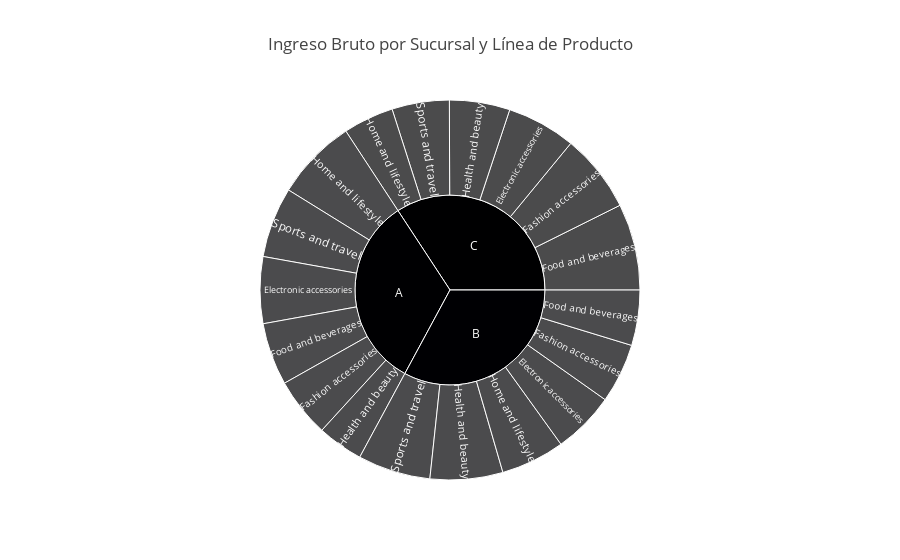

The cell this chart's notebook holds for it:
### Code cell
# 8. Composición del Ingreso Bruto por Sucursal y Línea de Producto
ingreso_por_sucursal = df.groupby(['Branch', 'Product line'])['gross income'].sum().reset_index()
fig = px.sunburst(ingreso_por_sucursal, path=['Branch', 'Product line'], values='gross income',
                  title='Ingreso Bruto por Sucursal y Línea de Producto')
fig.show()

### Figure 1 — Plotly figure (JSON) as saved in the notebook; plotly's stock layout.template omitted (floating-point values rounded to 4 significant figures)
{"data": [{"branchvalues": "total", "domain": {"x": [0, 1], "y": [0, 1]}, "hovertemplate": "labels=%{label}<br>gross income=%{value}<br>parent=%{parent}<br>id=%{id}<extra></extra>", "ids": ["A/Electronic accessories", "A/Fashion accessories", "A/Food and beverages", "A/Health and beauty", "A/Home and lifestyle", "A/Sports and travel", "B/Electronic accessories", "B/Fashion accessories", "B/Food and beverages", "B/Health and beauty", "B/Home and lifestyle", "B/Sports and travel", "C/Electronic accessories", "C/Fashion accessories", "C/Food and beverages", "C/Health and beauty", "C/Home and lifestyle", "C/Sports and travel", "A", "B", "C"], "labels": ["Electronic accessories", "Fashion accessories", "Food and beverages", "Health and beauty", "Home and lifestyle", "Sports and travel", "Electronic accessories", "Fashion accessories", "Food and beverages", "Health and beauty", "Home and lifestyle", "Sports and travel", "Electronic accessories", "Fashion accessories", "Food and beverages", "Health and beauty", "Home and lifestyle", "Sports and travel", "A", "B", "C"], "name": "", "parents": ["A", "A", "A", "A", "A", "A", "B", "B", "B", "B", "B", "B", "C", "C", "C", "C", "C", "C", "", "", ""], "type": "sunburst", "values": [872.2, 777.7, 817.3, 599.9, 1067.0, 922.5, 812.0, 781.6, 724.5, 951.5, 835.7, 951.8, 903.3, 1027.0, 1132.0, 791.2, 661.7, 750.6, 5057.0, 5057.0, 5265.0]}], "layout": {"legend": {"tracegroupgap": 0}, "title": {"text": "Ingreso Bruto por Sucursal y Línea de Producto"}}}
